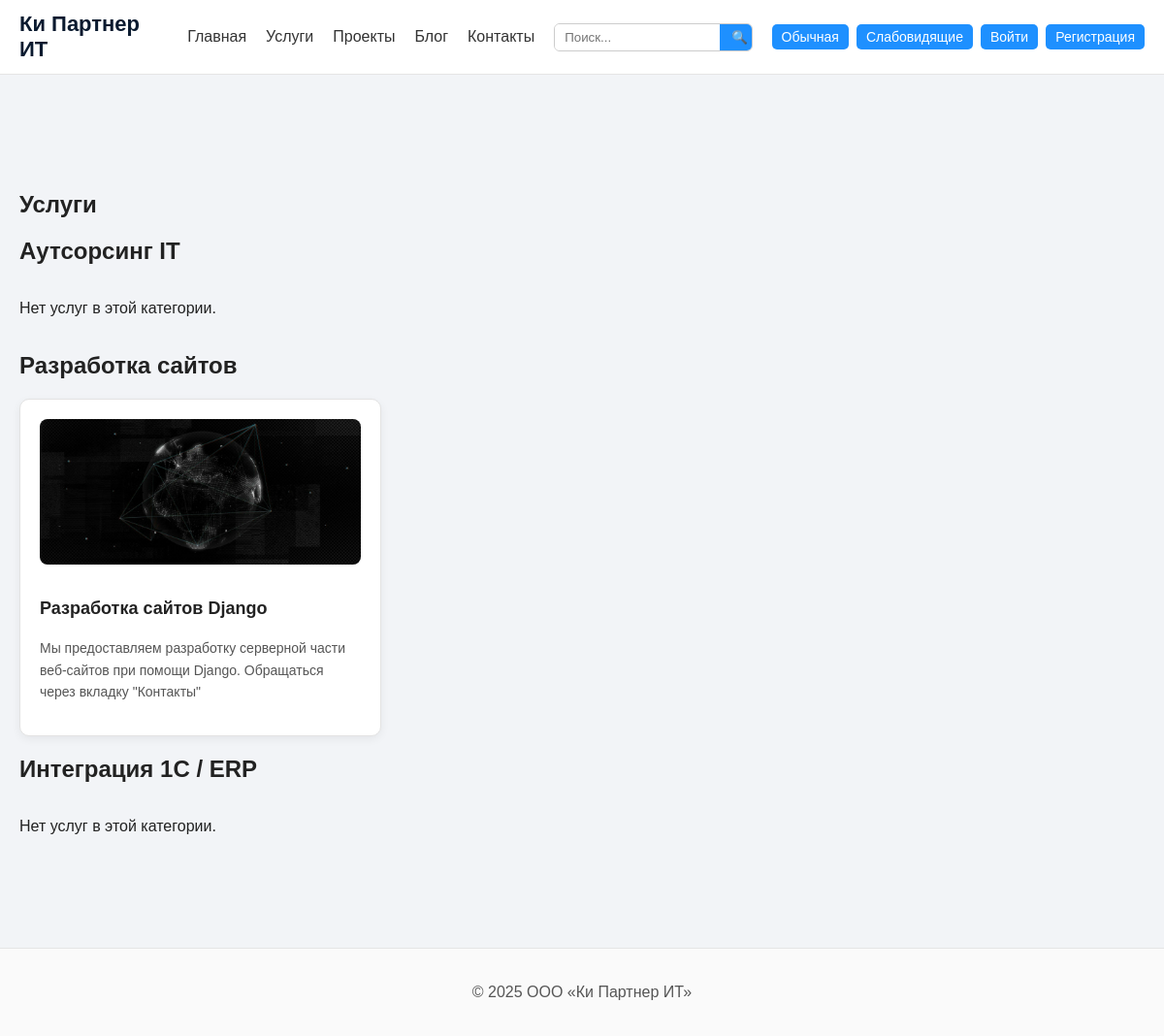
Page /services/ on the committed database.
### core/models.py (models this page shows, shortened)
class Category(models.Model):
    SECTION_CHOICES = [
        ('services', 'Услуги'),
        ('projects', 'Проекты'),
        ('blog', 'Блог'),
    ]
    name = models.CharField("Название категории", max_length=100)
    slug = models.SlugField("URL-адрес", unique=True)
    section = models.CharField(
        "Раздел",
        max_length=20,
        choices=SECTION_CHOICES
    )
    class Meta:
        verbose_name = "Категория"
        verbose_name_plural = "Категории"

class Article(models.Model):
    category = models.ForeignKey(
        Category,
        on_delete=models.CASCADE,
        related_name="articles",
        verbose_name="Категория"
    )
    title = models.CharField("Название", max_length=200)
    slug = models.SlugField("URL-адрес", unique=True)
    content = models.TextField("Содержание")
    image = models.ImageField(
        "Изображение",
        upload_to="articles/",
        blank=True,
        null=True
    )
    created_at = models.DateTimeField("Создано", auto_now_add=True)
    updated_at = models.DateTimeField("Обновлено", auto_now=True)
    is_published = models.BooleanField("Опубликовано", default=True)
    class Meta:
        ordering = ["-created_at"]
        verbose_name = "Статья"
        verbose_name_plural = "Статьи"

### core/views.py (the view)
# urls.py: path('services/', views.services, name='services'),
def services(request):
    categories = Category.objects.filter(section='services')
    return render(request, 'core/services.html', {"categories": categories})

### templates/core/services.html (shortened to what this page needs)
{% extends 'core/base.html' %}
{% block content %}
<section class="section container">
    <h1>Услуги</h1>
    {% for cat in categories %}
    <h2>{{ cat.name }}</h2>
    <div class="services-grid">
        {% for article in cat.articles.all %}
        <div class="service-card">
            {% if article.image %}
            <img class="service-img" src="{{ article.image.url }}" alt="{{ article.title }}">
            {% endif %}
            <h3 class="service-title">
                <a href="{% url 'article_detail' article.slug %}">{{ article.title }}</a>
            </h3>
            <p class="service-description">
                {{ article.content|truncatechars:200 }}
            </p>
        </div>
        {% empty %}
        <p>Нет услуг в этой категории.</p>
        {% endfor %}
    </div>
    {% endfor %}
</section>
{% endblock %}

### templates/core/base.html (shortened to what this page needs)
<!DOCTYPE html>
<html lang="ru">
<head>
    {% load static %}
    {% if request.COOKIES.site_theme == "accessible" %}
        <link rel="stylesheet" href="{% static 'core/css/style_accessible.css' %}">
    {% else %}
        <link rel="stylesheet" href="{% static 'core/css/style_default.css' %}">
    {% endif %}
</head>
<body>
<header class="header">
    <div class="header-container">
        <div class="logo">
            <a href="/">Ки Партнер ИТ</a>
        </div>
        <nav class="nav">
            <a href="{% url 'home' %}">Главная</a>
            <a href="{% url 'services' %}">Услуги</a>
            <a href="{% url 'projects' %}">Проекты</a>
            <a href="{% url 'blog' %}">Блог</a>
            <a href="{% url 'contacts' %}">Контакты</a>
        </nav>
        <form action="{% url 'search' %}" method="get" class="search-form">
            <input type="text" name="q" placeholder="Поиск..." required>
            <button type="submit">🔍</button>
        </form>
        <div class="header-buttons">
            <a class="btn-small" href="{% url 'set_theme' 'default' %}">Обычная</a>
            <a class="btn-small" href="{% url 'set_theme' 'accessible' %}">Слабовидящие</a>
            {% if user.is_authenticated %}
                <span class="user-label">Привет, {{ user.username }}</span>
                <form action="{% url 'logout' %}" method="post" style="display:inline;">
                    {% csrf_token %}
                    <button type="submit" class="btn-small" style="border:none; cursor:pointer;">
                        Выйти
                    </button>
                </form>
            {% else %}
                <a class="btn-small" href="{% url 'login' %}">Войти</a>
                <a class="btn-small" href="{% url 'register' %}">Регистрация</a>
            {% endif %}
        </div>
    </div>
</header>
<main>
    {% block content %}{% endblock %}
</main>
<footer class="footer">
    <p>© 2025 ООО «Ки Партнер ИТ»</p>
</footer>
</body>
</html>

### static/core/css/style_default.css (style rules this page uses)
body { font-family: Arial, sans-serif; background: #f2f4f7; color: #222; margin: 0; padding: 0; }
a { color: #0033cc; }
.container { max-width: 1200px; margin: 0 auto; padding: 40px 20px; }
.section { margin-top: 60px; }
.header { background: #ffffff; border-bottom: 1px solid #e5e5e5; padding: 10px 0; position: sticky; top: 0; z-index: 1000; }
.header-container { max-width: 1200px; margin: 0 auto; padding: 0 20px; display: flex; align-items: center; justify-content: space-between; gap: 20px; }
.logo a { font-size: 22px; font-weight: 700; color: #0A1A2F; text-decoration: none; }
.nav { display: flex; gap: 20px; }
.nav a { color: #333; text-decoration: none; font-weight: 500; transition: 0.2s; }
.search-form { display: flex; border: 1px solid #ddd; border-radius: 6px; overflow: hidden; background: #fafafa; }
.search-form input { border: none; padding: 6px 10px; outline: none; width: 150px; }
.search-form button { background: #1E90FF; color: white; border: none; padding: 6px 12px; cursor: pointer; transition: 0.2s; }
.header-buttons { display: flex; align-items: center; gap: 10px; }
.btn-small { display: inline-block; padding: 4px 10px; background: #1E90FF; color: white !important; border-radius: 5px; font-size: 14px; text-decoration: none; transition: 0.2s; }
.header { background: #ffffff; border-bottom: 1px solid #e5e5e5; padding: 12px 0; position: sticky; top: 0; z-index: 1000; }
.nav a { text-decoration: none; color: #333; font-weight: 500; transition: .2s; }
.search-form { display: flex; border: 1px solid #ccc; border-radius: 6px; overflow: hidden; background: #fafafa; }
.search-form input { border: none; padding: 6px 10px; outline: none; }
.search-form button { background: #1E90FF; border: none; color: white; padding: 6px 12px; cursor: pointer; transition: .2s; }
.header-buttons { display: flex; align-items: center; gap: 8px; }
.btn-small { padding: 5px 10px; background: #1E90FF; color: white !important; border-radius: 5px; font-size: 14px; text-decoration: none; transition: .2s; }
.footer { margin-top: 60px; text-align: center; padding: 20px; color: #555; border-top: 1px solid #e5e5e5; background: #fafafa; }
.services-grid { display: grid; grid-template-columns: repeat(auto-fill, minmax(280px, 1fr)); gap: 20px; margin-top: 20px; }
.service-card { background: #ffffff; border-radius: 10px; padding: 20px; border: 1px solid #e3e3e3; box-shadow: 0 3px 10px rgba(0,0,0,0.06); transition: 0.3s; }
.service-img { width: 100%; height: 150px; object-fit: cover; border-radius: 8px; margin-bottom: 12px; }
.service-title a { text-decoration: none; color: #222; font-size: 18px; font-weight: 600; }
.service-description { margin-top: 10px; color: #555; font-size: 14px; line-height: 1.6; }

### rows in the picture
Category: name "Аутсорсинг IT"
Category: name "Разработка сайтов"
Article: image (picture), title "Разработка сайтов Django", content "Мы предоставляем разработку серверной части веб-сайтов при помощи Django. Обращаться через вкладку \"Контакты\""
Category: name "Интеграция 1С / ERP"
